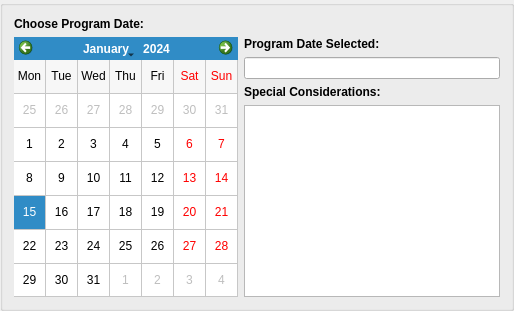
        <widget class="QGroupBox" name="groupBox_4">
         <property name="sizePolicy">
          <sizepolicy hsizetype="Preferred" vsizetype="Expanding">
           <horstretch>0</horstretch>
           <verstretch>0</verstretch>
          </sizepolicy>
         </property>
         <property name="title">
          <string/>
         </property>
         <layout class="QGridLayout" name="gridLayout_3">
          <item row="2" column="1">
           <widget class="QLineEdit" name="lineEdit_53">
            <property name="readOnly">
             <bool>true</bool>
            </property>
           </widget>
          </item>
          <item row="3" column="1">
           <widget class="QLabel" name="label_32">
            <property name="font">
             <font>
              <weight>75</weight>
              <bold>true</bold>
             </font>
            </property>
            <property name="text">
             <string>Special Considerations:</string>
            </property>
           </widget>
          </item>
          <item row="4" column="1">
           <widget class="QTextEdit" name="textEdit">
            <property name="tabChangesFocus">
             <bool>true</bool>
            </property>
            <property name="html">
             <string>&lt;!DOCTYPE HTML PUBLIC &quot;-//W3C//DTD HTML 4.0//EN&quot; &quot;http://www.w3.org/TR/REC-html40/strict.dtd&quot;&gt;
&lt;html&gt;&lt;head&gt;&lt;meta name=&quot;qrichtext&quot; content=&quot;1&quot; /&gt;&lt;style type=&quot;text/css&quot;&gt;
p, li { white-space: pre-wrap; }
&lt;/style&gt;&lt;/head&gt;&lt;body style=&quot; font-family:'MS Shell Dlg 2'; font-size:8.25pt; font-weight:400; font-style:normal;&quot;&gt;
&lt;p style=&quot;-qt-paragraph-type:empty; margin-top:0px; margin-bottom:0px; margin-left:0px; margin-right:0px; -qt-block-indent:0; text-indent:0px;&quot;&gt;&lt;br /&gt;&lt;/p&gt;&lt;/body&gt;&lt;/html&gt;</string>
            </property>
           </widget>
          </item>
          <item row="1" column="0" rowspan="4">
           <widget class="QCalendarWidget" name="calendarWidget">
            <property name="sizePolicy">
             <sizepolicy hsizetype="Minimum" vsizetype="Minimum">
              <horstretch>0</horstretch>
              <verstretch>0</verstretch>
             </sizepolicy>
            </property>
            <property name="minimumSize">
             <size>
              <width>0</width>
              <height>200</height>
             </size>
            </property>
            <property name="gridVisible">
             <bool>true</bool>
            </property>
            <property name="verticalHeaderFormat">
             <enum>QCalendarWidget::NoVerticalHeader</enum>
            </property>
           </widget>
          </item>
          <item row="0" column="0">
           <widget class="QLabel" name="label_10">
            <property name="font">
             <font>
              <weight>75</weight>
              <bold>true</bold>
             </font>
            </property>
            <property name="text">
             <string>Choose Program Date:</string>
            </property>
           </widget>
          </item>
          <item row="1" column="1">
           <widget class="QLabel" name="label_30">
            <property name="font">
             <font>
              <weight>75</weight>
              <bold>true</bold>
             </font>
            </property>
            <property name="text">
             <string>Program Date Selected:</string>
            </property>
           </widget>
          </item>
         </layout>
        </widget>
